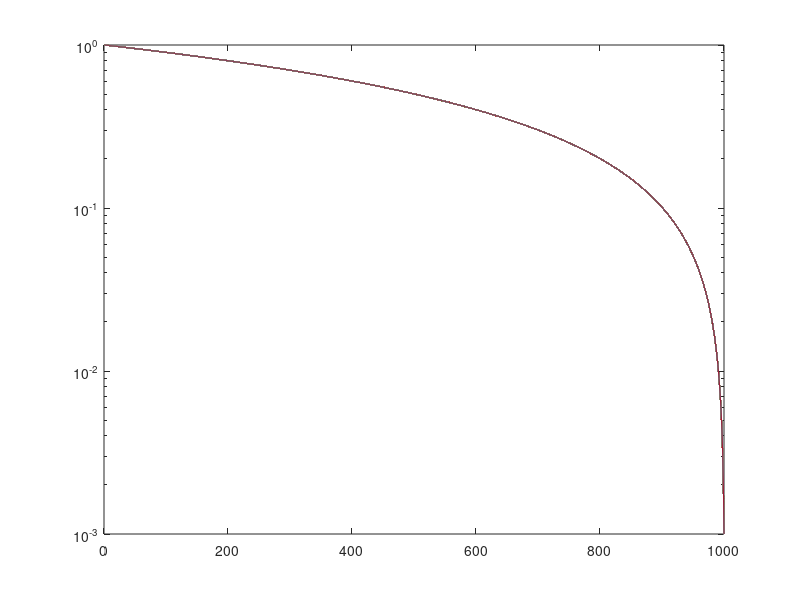

Source code (MATLAB): (Note: this script raises an error after producing the figure.)
% 08 04 2025 Test Hutchinson vs trace estimator: convergence of Lanczos and
% variance wrt samples

clear all
close all
warning off

T = 1; dl = 20; S = 10;
MatVecsEST = zeros(dl,1); MatVecsHutch = zeros(dl,1); 

decadimento=0;

switch decadimento
    case 0
        n = 1000;
        Q = randn(n,n); [Q,~] = qr(Q);
        g = linspace(1,n,n)';
        mi = 0;
        G = diag((-g+g(n,1)+1)./g(n,1));
        A = Q*G*Q';
        figure(1)
        semilogy(diag(G))
        hold on 
        semilogy(diag(G)+mi*ones(n))

    case 1
        n = 1000;
        Q = randn(n,n); [Q,~] = qr(Q);
        g = linspace(1,n,n)';
        mi = 1e-3;
        G = diag(1./(g).^2);
        A = Q*G*Q';
        figure(1)
        semilogy(diag(G))
        hold on 
        semilogy(diag(G)+mi*ones(n))

    case 2
        n = 1000;
        Q = randn(n,n); [Q,~] = qr(Q);
        g = linspace(1,n,n)';
        mi = 1e-2;
        G = diag(1./sqrt(g));
        A = Q*G*Q';
        figure(1)
        semilogy(diag(G))
        hold on 
        semilogy(diag(G)+mi*ones(n))

    case 3
        n = 1000;
        Q = randn(n,n); [Q,~] = qr(Q);
        g = linspace(1,n,n)';
        mi = 1e-3;
        G = diag(exp(-g));
        A = Q*G*Q';
        figure(1)
        semilogy(diag(G))
        hold on 
        semilogy(diag(G)+mi*ones(n))

    case 4
        n = 1000;
        mi = 1e-4;
        kernel = @(x,y) ((norm(x)/n)^10 + (norm(y)/n)^10)^(0.1);
        data_matrix = orth(randn(n,n))*diag(1:n);
        A = build_kernel_matrix(data_matrix,kernel);
        [Q,G] = svd(A);
        G=diag(diag(G));
        A = Q*G*Q';
        figure(1)
        semilogy(diag(G))
        hold on 
        semilogy(diag(G)+mi*ones(n))

    case 5
        n = 2000;
        mi = 1e-4;
        alpha = 1; nu = 5/2;
        kernel = @(x,y) sqrt(pi)*((alpha*norm(x-y))^(nu)*besselk(nu,alpha*norm(x-y)))/(2^(nu-1)*alpha^(2*nu)*gamma(nu+0.5));
        data_matrix = 1/n*randn(n,n);

        for row = 1:n

            for column = 1:n

                if row == column
                
                    A(row,column) = sqrt(pi)*gamma(nu)/(gamma(nu + 1/2)*alpha^(2*nu));

                else

                    A(row,column) = kernel(data_matrix(:,row),data_matrix(:,column));

                end

            end
        
        end

        [Q,G] = svd(A);
        G=diag(diag(G));
        A = Q*G*Q';
        figure(1)
        semilogy(diag(G))
        hold on 
        semilogy(diag(G)+mi*ones(n))
end

trA = sum(log(diag(G+mi*eye(n,n))),"all");
[its0,tr0] = EST(A,mi,S,500,1);
MatVecsEST0 = its0*S;

for t=1:T
    for l=10:10:10*dl
    
        % Nystrom su A
        [U,Lhat] = Nystrom(A,l);  ll = Lhat(l,l);
        % P05 = sqrtm((ll+mi)*U*(Lhat+mi*eye(l))^-1*U' + (eye(n) - U*U') );
        P = (ll+mi)^0.5*U*(Lhat+mi*eye(l))^-0.5*U' + (eye(n) - U*U');
        
        MatVecsHutch(l/10) = MatVecsHutch(l/10) + l;
        % trPREC(l/10,1) = trace(logm((P*P)^-1));
        trPREC(l/10,1) = log((ll+mi)^(-l)*prod(diag(Lhat+mi*eye(l,l))));
        % true_value(l/10,1) = trace(logm(P05*(A+mi*eye(n))*P05));
        
        %Hutchinson sulla matrice precondizionata
        [Pits(l/10),Ptr] = Preconditioned_HUTCH(A,mi,P,S,500,1,1);
        MatVecsHutch(l/10) = MatVecsHutch(l/10) + Pits(l/10)*S;
        PreHutch(l/10,1) = trPREC(l/10,1) + Ptr;
        %stimatore direttamente su A
        Z = fix(MatVecsHutch(l/10)/fix(its0))+1;
        [its(l/10),tr] = EST(A,mi,Z,500,1);
        MatVecsEST(l/10) = its(l/10)*Z;
        HutchA(l/10,1) = tr;


        %stimatore deterministico
        brutal_estimate(l/10) = n*log(ll); %+G(n,n)

        %stime finali
        BrutEst(l/10) = trPREC(l/10) + brutal_estimate(l/10);        
    end
    [sMatVecsEST,ord] = sort(MatVecsEST);


    figure(2)
    plot(sMatVecsEST,PreHutch(ord)-trA,'r')
    hold on
    plot(sMatVecsEST,HutchA(ord)-trA,'o-g')
    legend('PreHutch++','est(log(A+$\mu$ I))','trlog(A+$\mu$ I)','interpreter','latex')

end